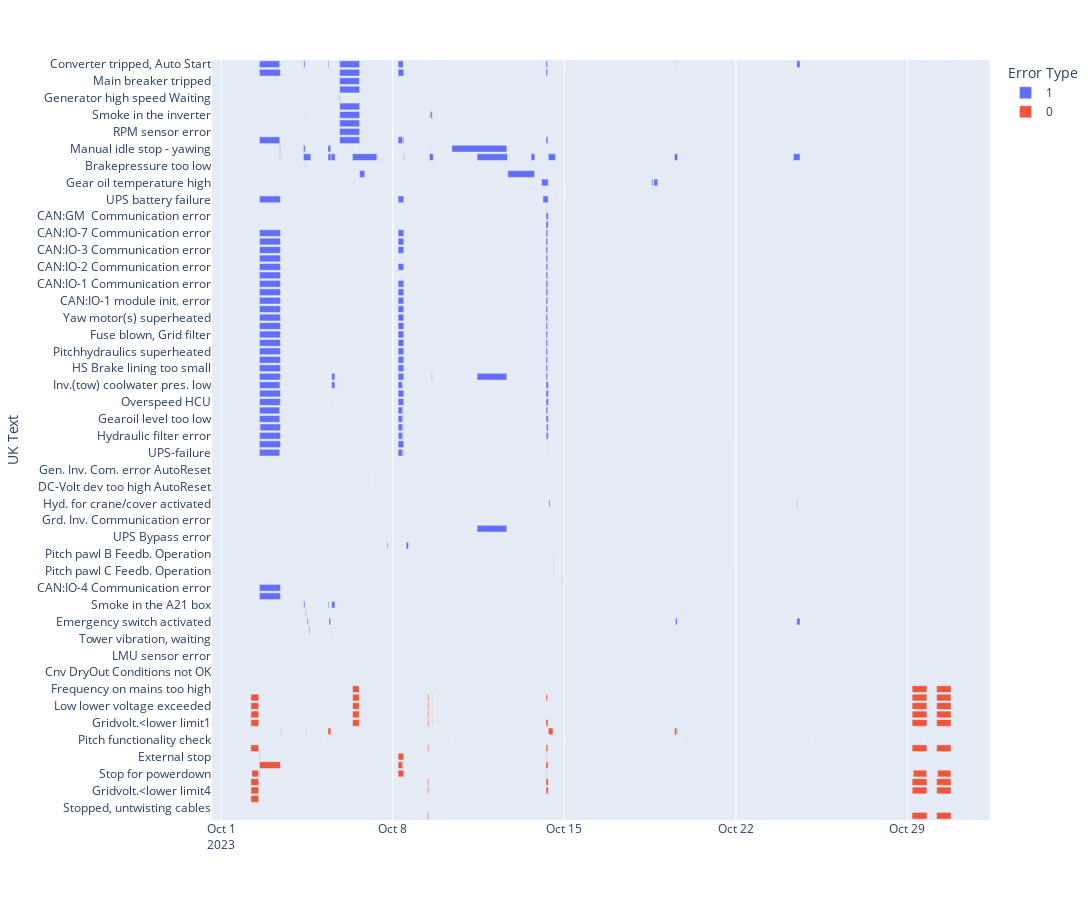

The cell this chart's notebook holds for it:
### Code cell
# import plotly.express as px

tur = 68

fig = px.timeline(
    result_sum.query("StationId == @tur"),
    x_start="TimeOn",
    x_end="TimeOff",
    y="UK Text",
    hover_data=["ID", "Error Type", "Alarmcode"],
    color="Error Type",
    width=1550,
    height=900,
)
fig.update_yaxes(autorange="reversed")  # otherwise tasks are listed from the bottom up

fig.show()
# fig.write_html(f"alarms{104}.html")

### Figure 1 — Plotly figure (JSON) as saved in the notebook; plotly's stock layout.template omitted (floating-point values rounded to 4 significant figures; data arrays with more than 128 entries replaced by an {"elided": "..."} marker saying what was removed)
{"data": [{"alignmentgroup": "True", "base": {"elided": "489 str values"}, "customdata": {"elided": "489x3 int values"}, "hovertemplate": "Error Type=%{customdata[1]}<br>TimeOn=%{base}<br>TimeOff=%{x}<br>UK Text=%{y}<br>ID=%{customdata[0]}<br>Alarmcode=%{customdata[2]}<extra></extra>", "legendgroup": "1", "marker": {"color": "#636efa", "pattern": {"shape": ""}}, "name": "1", "offsetgroup": "1", "orientation": "h", "showlegend": true, "textposition": "auto", "type": "bar", "x": {"elided": "489 int values"}, "xaxis": "x", "y": {"elided": "489 str values"}, "yaxis": "y"}, {"alignmentgroup": "True", "base": ["2023-10-06T08:33:47", "2023-10-06T08:33:47", "2023-10-06T08:33:48", "2023-10-06T08:33:48", "2023-10-06T08:33:48", "2023-10-06T14:48:17", "2023-10-24T22:52:27", "2023-10-14T05:59:32", "2023-10-14T05:59:32", "2023-10-14T05:59:32", "2023-10-14T05:59:33", "2023-10-14T05:59:33", "2023-10-14T05:59:39", "2023-10-14T05:59:40", "2023-10-14T06:02:49", "2023-10-14T08:11:27", "2023-10-14T08:11:28", "2023-10-14T08:11:31", "2023-10-14T08:11:32", "2023-10-14T08:11:34", "2023-10-14T08:11:35", "2023-10-14T08:11:35", "2023-10-14T08:11:36", "2023-10-14T08:12:55", "2023-10-14T08:13:50", "2023-10-14T08:20:28", "2023-10-14T09:59:18", "2023-10-14T09:59:18", "2023-10-14T09:59:39", "2023-10-02T04:54:58", "2023-10-02T04:54:58", "2023-10-02T04:54:58", "2023-10-02T04:55:00", "2023-10-02T04:55:00", "2023-10-02T04:55:01", "2023-10-07T08:38:17", "2023-10-02T04:55:09", "2023-10-07T08:49:56", "2023-10-07T08:53:52", "2023-10-02T04:58:18", "2023-10-02T05:55:03", "2023-10-14T13:04:55", "2023-10-14T15:39:34", "2023-10-14T22:31:08", "2023-10-02T13:15:15", "2023-10-02T13:15:15", "2023-10-02T13:15:20", "2023-10-03T09:11:44", "2023-10-03T09:11:55", "2023-10-03T09:49:13", "2023-10-03T09:59:16", "2023-10-03T10:47:18", "2023-10-08T05:07:56", "2023-10-08T05:07:56", "2023-10-08T05:08:02", "2023-10-08T09:21:52", "2023-10-04T10:08:41", "2023-10-17T03:03:26", "2023-10-04T10:33:48", "2023-10-04T10:55:54", "2023-10-08T10:37:53", "2023-10-08T10:39:38", "2023-10-05T01:12:30", "2023-10-05T08:29:05", "2023-10-05T11:24:30", "2023-10-05T12:15:15", "2023-10-05T12:16:14", "2023-10-05T12:20:20", "2023-10-05T12:35:21", "2023-10-05T12:40:20", "2023-10-05T12:43:19", "2023-10-05T12:47:07", "2023-10-05T12:49:54", "2023-10-05T13:11:19", "2023-10-05T13:14:29", "2023-10-29T04:37:25", "2023-10-09T09:58:40", "2023-10-09T10:08:20", "2023-10-09T10:08:21", "2023-10-29T04:41:55", "2023-10-29T04:41:55", "2023-10-29T04:41:55", "2023-10-29T04:41:56", "2023-10-29T04:41:56", "2023-10-29T04:41:57", "2023-10-29T04:42:05", "2023-10-09T10:08:21", "2023-10-09T10:08:21", "2023-10-09T10:08:22", "2023-10-09T10:08:30", "2023-10-09T10:11:39", "2023-10-29T04:45:14", "2023-10-29T05:42:00", "2023-10-09T12:50:37", "2023-10-09T14:10:56", "2023-10-09T14:10:56", "2023-10-09T14:10:56", "2023-10-09T14:10:56", "2023-10-19T11:52:12", "2023-10-09T14:30:46", "2023-10-19T14:06:33", "2023-10-19T22:52:12", "2023-10-10T06:12:08", "2023-10-10T09:46:45", "2023-10-29T19:15:19", "2023-10-12T15:35:42", "2023-10-30T04:36:36", "2023-10-30T04:41:57", "2023-10-30T04:41:57", "2023-10-30T04:41:58", "2023-10-30T04:41:59", "2023-10-30T04:41:59", "2023-10-30T04:42:00", "2023-10-30T04:42:08", "2023-10-30T04:45:17", "2023-10-30T05:42:02", "2023-10-24T08:23:42", "2023-10-24T08:38:10", "2023-10-24T14:49:57"], "customdata": {"elided": "119x3 int values"}, "hovertemplate": "Error Type=%{customdata[1]}<br>TimeOn=%{base}<br>TimeOff=%{x}<br>UK Text=%{y}<br>ID=%{customdata[0]}<br>Alarmcode=%{customdata[2]}<extra></extra>", "legendgroup": "0", "marker": {"color": "#EF553B", "pattern": {"shape": ""}}, "name": "0", "offsetgroup": "0", "orientation": "h", "showlegend": true, "textposition": "auto", "type": "bar", "x": [23064000, 23184000, 23063000, 23063000, 23065000, 10000, 244000, 7915000, 7922000, 7923000, 959000, 8057000, 955000, 8034000, 7842000, 1000, 2000, 1000, 4000, 1000, 113000, 114000, 112000, 316000, 316000, 17044000, 20000, 105000, 123000, 27644000, 27644000, 27764000, 27642000, 27644000, 27643000, 10000, 27636000, 10000, 10000, 27447000, 23446000, 16000, 2000, 220000, 2275000, 74076000, 2272000, 9000, 50000, 154000, 443000, 1023000, 15236000, 19901000, 19897000, 4561000, 10000, 842000, 96000, 425000, 148000, 116000, 228000, 10440000, 1898000, 18000, 238000, 785000, 4000, 17000, 5000, 64000, 1205000, 7000, 155000, 52671000, 3722000, 3513000, 3512000, 51811000, 51811000, 51931000, 51810000, 51812000, 51811000, 51804000, 3514000, 3632000, 3513000, 3506000, 3317000, 51615000, 47613000, 23000, 1311000, 1312000, 1312000, 1313000, 8056000, 10000, 3030000, 252000, 236000, 147000, 200000, 10000, 51240000, 50359000, 50507000, 50492000, 50389000, 50408000, 50423000, 50430000, 50258000, 46394000, 783000, 31000, 10000], "xaxis": "x", "y": ["Frequency on mains too high", "Stopped due to power up delay", "Low lower voltage exceeded", "Frequency on mains too low", "Gridvolt.<lower limit1", "Availability - low wind", "Pitch functionality check", "Stopped due to power up delay", "Gridvolt.<lower limit2", "Gridvolt.<lower limit1", "External stop", "MV-breaker SF-6 pressure error", "Stop for powerdown", "Gridvolt.<lower limit3", "Gridvolt.<lower limit4", "Stopped due to power up delay", "Stopped due to power up delay", "Stopped due to power up delay", "Stopped due to power up delay", "Gridvolt.<lower limit2", "Gridvolt.<lower limit2", "Gridvolt.<lower limit1", "Stopped due to power up delay", "External stop", "MV-breaker SF-6 pressure error", "Availability - low wind", "MV-breaker SF-6 pressure error", "External stop", "MV-breaker SF-6 pressure error", "High upper voltage exceeded", "Frequency on mains too low", "Stopped due to power up delay", "Low lower voltage exceeded", "Gridvolt.<lower limit1", "Gridvolt.<lower limit2", "Availability - low wind", "Gridvolt.<lower limit3", "Availability - low wind", "Availability - low wind", "Gridvolt.<lower limit4", "Stop for powerdown", "Availability - low wind", "Availability - low wind", "Pitch functionality check", "External stop", "MV-breaker SF-6 pressure error", "Stop for powerdown", "Availability - low wind", "Availability - low wind", "Availability - low wind", "Availability - low wind", "Availability - low wind", "MV-breaker SF-6 pressure error", "External stop", "Stop for powerdown", "MV-breaker SF-6 pressure error", "Availability - low wind", "Stopped, untwisting cables", "Availability - low wind", "Availability - low wind", "MV-breaker SF-6 pressure error", "Availability - low wind", "Pitch functionality check", "Availability - low wind", "Availability - low wind", "Availability - low wind", "Availability - low wind", "Availability - low wind", "Availability - low wind", "Availability - low wind", "Availability - low wind", "Availability - low wind", "Availability - low wind", "Availability - low wind", "Availability - low wind", "Remote stop - Owner", "Remote stop - Owner", "Frequency on mains too low", "Low lower voltage exceeded", "Frequency on mains too high", "Frequency on mains too low", "Stopped due to power up delay", "Low lower voltage exceeded", "Gridvolt.<lower limit1", "Gridvolt.<lower limit2", "Gridvolt.<lower limit3", "Gridvolt.<lower limit1", "Stopped due to power up delay", "Gridvolt.<lower limit2", "Gridvolt.<lower limit3", "Gridvolt.<lower limit4", "Gridvolt.<lower limit4", "Stop for powerdown", "Availability - low wind", "Gridvolt.<lower limit1", "Low lower voltage exceeded", "Frequency on mains too low", "Stopped due to power up delay", "Availability - low wind", "Availability - low wind", "Availability - low wind", "Pitch functionality check", "Pitch functionality check", "Availability - low wind", "Pitch functionality check", "Availability - low wind", "Remote stop - Owner", "Stopped due to power up delay", "Frequency on mains too low", "Frequency on mains too high", "Low lower voltage exceeded", "Gridvolt.<lower limit1", "Gridvolt.<lower limit2", "Gridvolt.<lower limit3", "Gridvolt.<lower limit4", "Stop for powerdown", "Availability - low wind", "Availability - low wind", "Availability - low wind"], "yaxis": "y"}], "layout": {"barmode": "overlay", "height": 900, "legend": {"title": {"text": "Error Type"}, "tracegroupgap": 0}, "margin": {"t": 60}, "width": 1550, "xaxis": {"anchor": "y", "domain": [0, 1], "type": "date"}, "yaxis": {"anchor": "x", "autorange": "reversed", "domain": [0, 1], "title": {"text": "UK Text"}}}}
